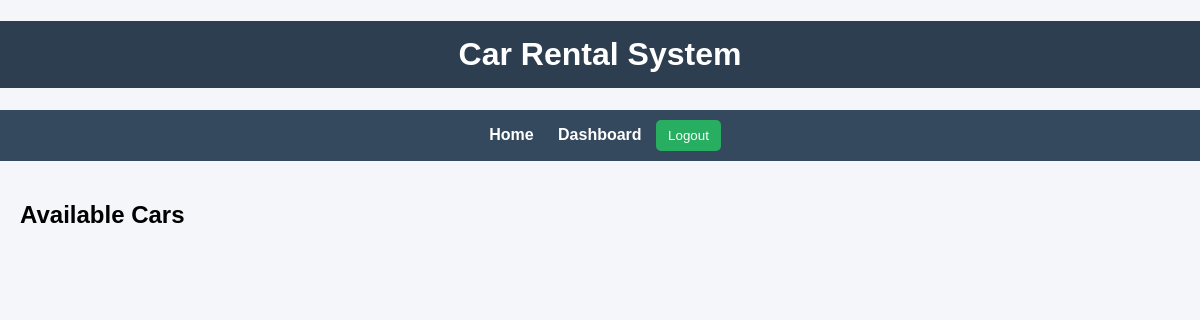
Before: /home/ (signed in) with the older database file.
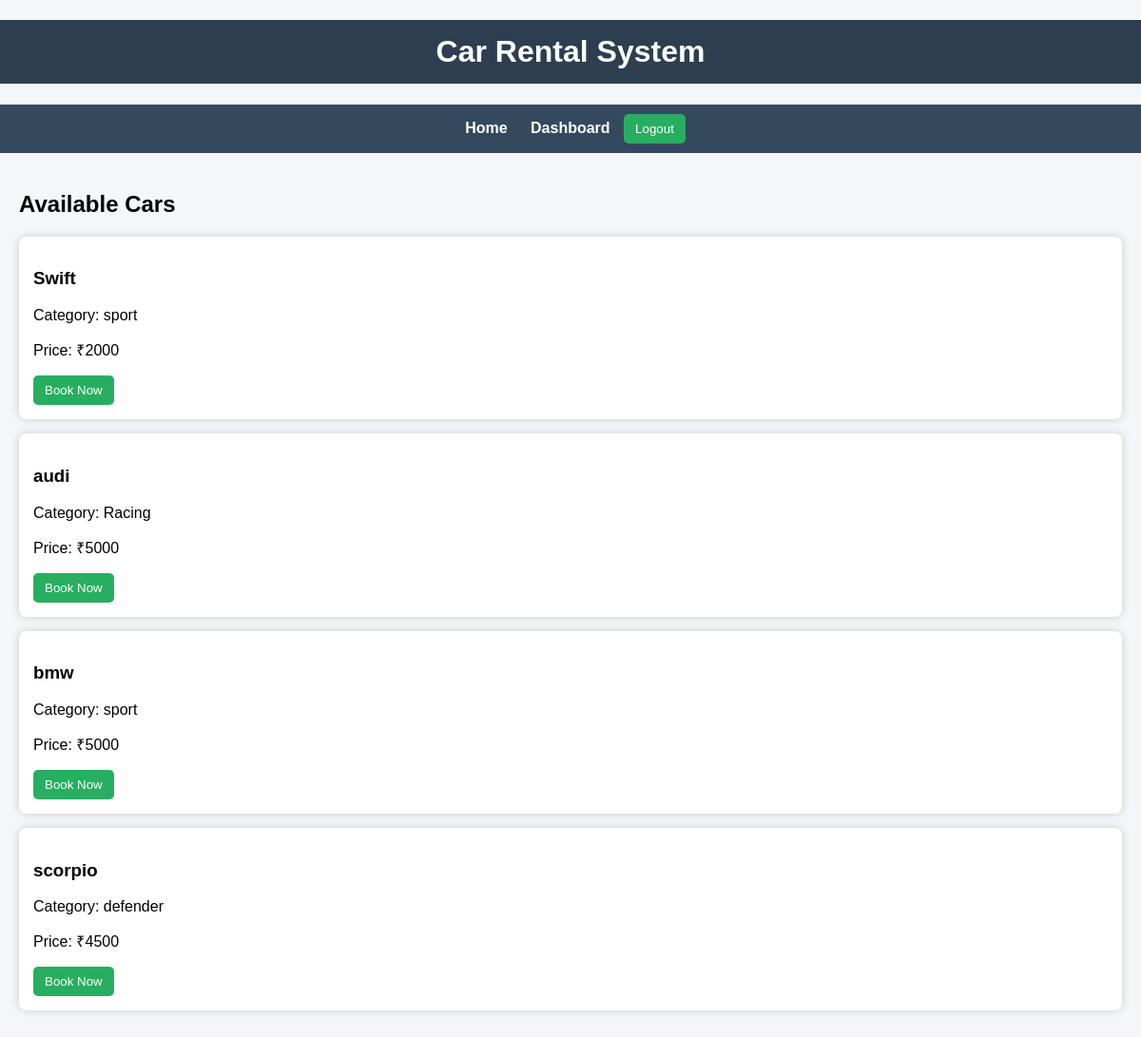
After: the same page with the newer database file.
### rental/models.py (models this page shows, shortened)
class Car(models.Model):
    name = models.CharField(max_length=100)
    brand = models.CharField(max_length=100)
    category = models.ForeignKey(Category, on_delete=models.CASCADE)
    price_per_day = models.IntegerField()
    image = models.ImageField(upload_to='cars/', blank=True, null=True)

class Category(models.Model):
    name = models.CharField(max_length=100)

### rental/views.py (the view)
# urls.py: path('home/', include('rental.urls')),
@login_required
def home(request):
    cars = Car.objects.all()
    return render(request, 'home.html', {'cars': cars})

### templates/home.html
{% extends 'base.html' %}
{% block content %}
<h2>Available Cars</h2>
{% for car in cars %}
<div class="card">
    <h3>{{ car.name }}</h3>
    <p>Category: {{ car.category.name }}</p>
    <p>Price: ₹{{ car.price_per_day }}</p>
    <a href="/home/book/{{ car.id }}/">
        <button>Book Now</button>
    </a>
</div>
{% endfor %}
{% endblock %}

### templates/base.html (shortened to what this page needs)
{% load static %}
<!DOCTYPE html>
<html>
<head>
    <link rel="stylesheet" href="{% static 'css/style.css' %}">
</head>
<body>
<h1>Car Rental System</h1>
<nav>
{% if user.is_authenticated %}
    <a href="/home/">Home</a>
    <a href="/home/dashboard/">Dashboard</a>
    <form action="/logout/" method="post" style="display:inline;">
        <button type="submit">Logout</button>
    </form>
{% else %}
    <a href="/">Login</a>
    <a href="/register/">Register</a>
{% endif %}
</nav>
<div class="container">
{% block content %}
{% endblock %}
</div>
</body>
</html>

### static/css/style.css (style rules this page uses)
body { font-family: Arial, sans-serif; background-color: #f4f6f9; margin: 0; padding: 0; }
h1 { background-color: #2c3e50; color: white; padding: 15px; text-align: center; }
nav { background-color: #34495e; padding: 10px; text-align: center; }
nav a { color: white; margin: 10px; text-decoration: none; font-weight: bold; }
.container { padding: 20px; }
.card { background: white; padding: 15px; margin: 15px 0; border-radius: 8px; box-shadow: 0px 0px 10px #ccc; }
button { background-color: #27ae60; color: white; padding: 8px 12px; border: none; border-radius: 5px; cursor: pointer; }

Changed rows visible on the page:
added Car: name "Swift", category.name "sport", price_per_day "2000"
added Car: name "audi", category.name "Racing", price_per_day "5000"
added Car: name "bmw", category.name "sport", price_per_day "5000"
added Car: name "scorpio", category.name "defender", price_per_day "4500"
